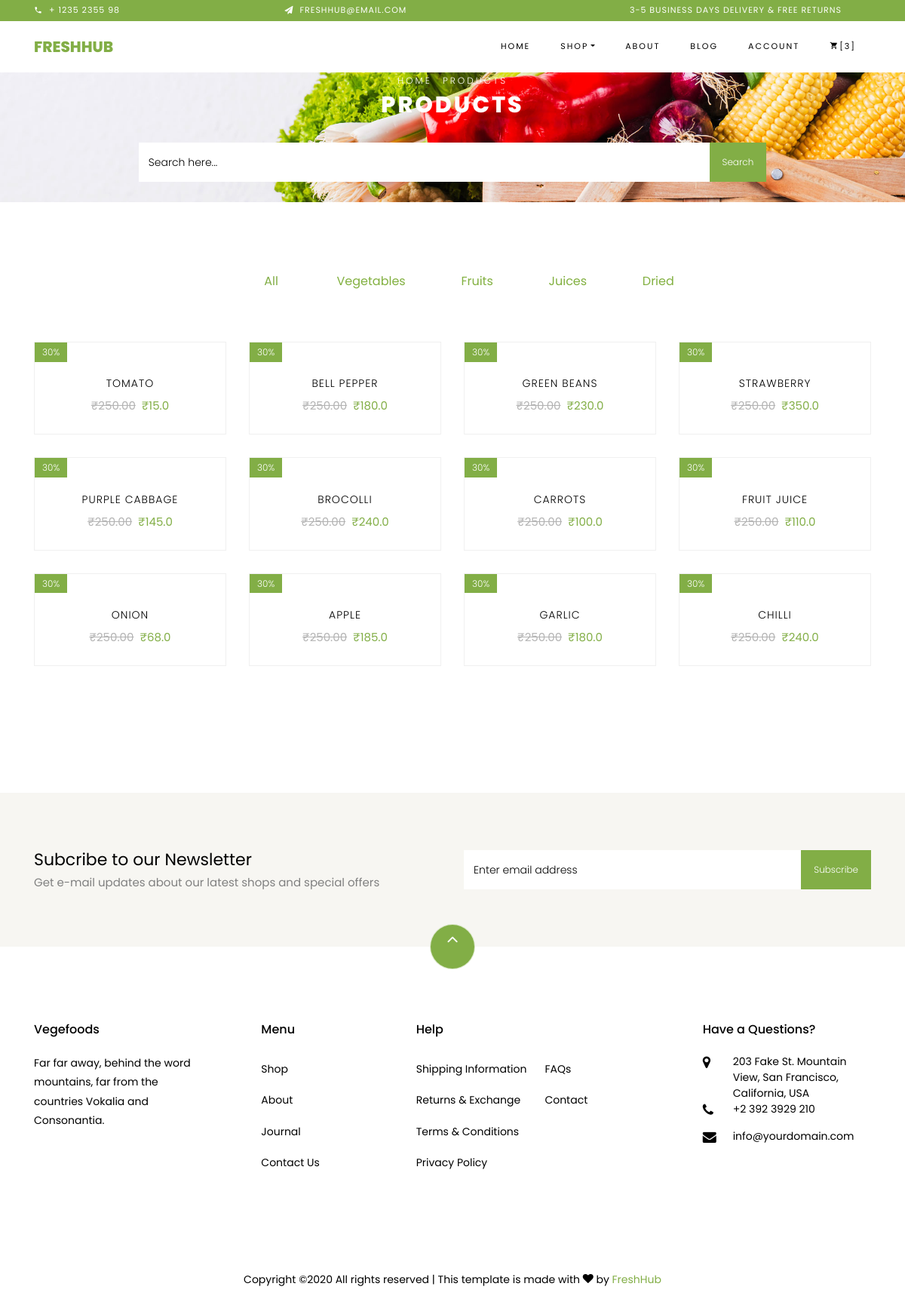
Page /shop on the committed database.
### onlinefoods/models.py (models this page shows)
class category(models.Model):
    cname = models.CharField(max_length=100)
    cimage = models.ImageField(null=True)

class product(models.Model):
    pname = models.CharField(max_length=100)
    category = models.CharField(max_length=100)
    pimage = models.ImageField(null=True)
    price = models.FloatField()
    desc = models.TextField()
    rating = models.IntegerField(default=0)

### onlinefoods/views.py (the view, shortened to what this page needs)
# urls.py: path('shop',views.shop,name='shop'),
def shop(request):
    product_list = product.objects.all()
    c = category.objects.all()
    page = request.GET.get('page', 1)
    paginator = Paginator(product_list, 12)
    try:
        users = paginator.page(page)
    except PageNotAnInteger:
        users = paginator.page(1)
    except EmptyPage:
        users = paginator.page(paginator.num_pages)
    try:
        t = total.objects.get(user=0)
        counts = t.counts
    except total.DoesNotExist:
        counts = 0
    return render(request,'shop.html',{'products':users, 'cat':c, 'counts':counts})

### templates/shop.html (shortened to what this page needs)
<!DOCTYPE html>
{% extends 'base.html' %}
{% load static %}
{% block content %}
  </head>
  <body class="goto-here">
		<div class="py-1 bg-primary">
    	<div class="container">
    		<div class="row no-gutters d-flex align-items-start align-items-center px-md-0">
	    		<div class="col-lg-12 d-block">
		    		<div class="row d-flex">
		    			<div class="col-md pr-4 d-flex topper align-items-center">
					    	<div class="icon mr-2 d-flex justify-content-center align-items-center"><span class="icon-phone2"></span></div>
						    <span class="text">+ 1235 2355 98</span>
					    </div>
					    <div class="col-md pr-4 d-flex topper align-items-center">
					    	<div class="icon mr-2 d-flex justify-content-center align-items-center"><span class="icon-paper-plane"></span></div>
						    <span class="text">FreshHub@email.com</span>
					    </div>
					    <div class="col-md-5 pr-4 d-flex topper align-items-center text-lg-right">
						    <span class="text">3-5 Business days delivery &amp; Free Returns</span>
					    </div>
				    </div>
			    </div>
		    </div>
		  </div>
    </div>
    <nav class="navbar navbar-expand-lg navbar-dark ftco_navbar bg-dark ftco-navbar-light" id="ftco-navbar">
	    <div class="container">
	      <a class="navbar-brand" href="index.html">FreshHub</a>
	      <div class="collapse navbar-collapse" id="ftco-nav">
	        <ul class="navbar-nav ml-auto">
	          <li class="nav-item"><a href="." class="nav-link">Home</a></li>
	          <li class="nav-item active dropdown">
              <a class="nav-link dropdown-toggle" href="#" id="dropdown04" data-toggle="dropdown" aria-haspopup="true" aria-expanded="false">Shop</a>
            </li>
	          <li class="nav-item"><a href="about" class="nav-link">About</a></li>
	          <li class="nav-item"><a href="#" class="nav-link">Blog</a></li>
	          <li class="nav-item"><a href="account" class="nav-link">Account</a></li>
	          <li class="nav-item cta cta-colored"><a href="cart" class="nav-link"><span class="icon-shopping_cart"></span>[<span id="counts">{{counts}}</span>]</a></li>
	        </ul>
	      </div>
	    </div>
	  </nav>
    <div class="hero-wrap" style="background-image: url({% static 'images/bg_1.jpg' %});">
      <div class="container">
        <div class="row no-gutters slider-text align-items-center justify-content-center">
          <div class="col-md-9 ftco-animate text-center">
          	<p class="breadcrumbs"><span class="mr-2"><a href=".">Home</a></span> <span >Products</span></p>
            <h1 class="mb-0 bread" >Products</h1><br>
            <form action="shop" method="post" class="subscribe-form">{% csrf_token %}
              <div class="form-group d-flex">
                <input name="srch" type="text" value="{{value}}" class="form-control" placeholder="Search here...">
                <input type="submit" value="Search" class="submit px-3">
              </div>
            </form>
<br>
          </div>
        </div>
      </div>
    </div>
    <section class="ftco-section">
    	<div class="container">
    		<div class="row justify-content-center">
    			<div class="col-md-10 mb-5 text-center">
    				<ul class="product-category">
                        <form action="shop" method="post" class="subscribe-form">{% csrf_token %}
    					<li><a href="shop" >All</a></li>
                        {% if cat %}
						{% for i in cat %}
                        <li>&nbsp;&nbsp; </li>
                        <li>&nbsp;&nbsp; </li>
                        <li>&nbsp;&nbsp; </li>
                        <li><input name="srch"  class="submit px-3 nocat" type="submit" value="{{i.cname}}" ></li>
						{% endfor %}
						{% endif %}
                            </form>
    				</ul>
    			</div>
    		</div>
    		<div class="row">
				{% for i in products %}
    			<div class="col-md-6 col-lg-3 ftco-animate">
    				<div class="product">
    					<a href="{% url 'single_pro'  i.id %}"  class="img-prod"><img  class="img-fluid" src="{{i.pimage.url}}" alt="Colorlib Template">
    						<span class="status">30%</span>
    					</a>
    					<div class="text py-3 pb-4 px-3 text-center">
    						<h3><a id="single_name{{i.id}}" class="sng_name" data-catid="{{i.id}}">{{i.pname}}</a></h3>
    						<div class="d-flex">
    							<div class="pricing">
		    						<p class="price"><span class="mr-2 price-dc">₹250.00</span><span class="price-sale">₹{{i.price}}</span></p>
		    					</div>
	    					</div>
    					</div>
    				</div>
    			</div>
				{% endfor %}
    		</div>
    	</div>
    </section>
		<section class="ftco-section ftco-no-pt ftco-no-pb py-5 bg-light">
      <div class="container py-4">
        <div class="row d-flex justify-content-center py-5">
          <div class="col-md-6">
          	<h2 style="font-size: 22px;" class="mb-0">Subcribe to our Newsletter</h2>
          	<span>Get e-mail updates about our latest shops and special offers</span>
          </div>
          <div class="col-md-6 d-flex align-items-center">
            <form action="#" class="subscribe-form">
              <div class="form-group d-flex">
                <input type="text" class="form-control" placeholder="Enter email address">
                <input type="submit" value="Subscribe" class="submit px-3">
              </div>
            </form>
          </div>
        </div>
      </div>
    </section>
    <footer class="ftco-footer ftco-section">
      <div class="container">
      	<div class="row">
      		<div class="mouse">
						<a href="#" class="mouse-icon">
							<div class="mouse-wheel"><span class="ion-ios-arrow-up"></span></div>
						</a>
					</div>
      	</div>
        <div class="row mb-5">
          <div class="col-md">
            <div class="ftco-footer-widget mb-4">
              <h2 class="ftco-heading-2">Vegefoods</h2>
              <p>Far far away, behind the word mountains, far from the countries Vokalia and Consonantia.</p>
              <ul class="ftco-footer-social list-unstyled float-md-left float-lft mt-5">
              </ul>
            </div>
          </div>
          <div class="col-md">
            <div class="ftco-footer-widget mb-4 ml-md-5">
              <h2 class="ftco-heading-2">Menu</h2>
              <ul class="list-unstyled">
                <li><a href="#" class="py-2 d-block">Shop</a></li>
                <li><a href="#" class="py-2 d-block">About</a></li>
                <li><a href="#" class="py-2 d-block">Journal</a></li>
                <li><a href="#" class="py-2 d-block">Contact Us</a></li>
              </ul>
            </div>
          </div>
          <div class="col-md-4">
             <div class="ftco-footer-widget mb-4">
              <h2 class="ftco-heading-2">Help</h2>
              <div class="d-flex">
	              <ul class="list-unstyled mr-l-5 pr-l-3 mr-4">
	                <li><a href="#" class="py-2 d-block">Shipping Information</a></li>
	                <li><a href="#" class="py-2 d-block">Returns &amp; Exchange</a></li>
	                <li><a href="#" class="py-2 d-block">Terms &amp; Conditions</a></li>
	                <li><a href="#" class="py-2 d-block">Privacy Policy</a></li>
	              </ul>
	              <ul class="list-unstyled">
	                <li><a href="#" class="py-2 d-block">FAQs</a></li>
	                <li><a href="#" class="py-2 d-block">Contact</a></li>
	              </ul>
	            </div>
            </div>
          </div>
          <div class="col-md">
            <div class="ftco-footer-widget mb-4">
            	<h2 class="ftco-heading-2">Have a Questions?</h2>
            	<div class="block-23 mb-3">
	              <ul>
	                <li><span class="icon icon-map-marker"></span><span class="text">203 Fake St. Mountain View, San Francisco, California, USA</span></li>
	                <li><a href="#"><span class="icon icon-phone"></span><span class="text">+2 392 3929 210</span></a></li>
	                <li><a href="#"><span class="icon icon-envelope"></span><span class="text">info@yourdomain.com</span></a></li>
	              </ul>
	            </div>
            </div>
          </div>
        </div>
        <div class="row">
          <div class="col-md-12 text-center">
            <p>
						  Copyright &copy;<script>document.write(new Date().getFullYear());</script> All rights reserved | This template is made with <i class="icon-heart color-danger" aria-hidden="true"></i> by <a href="#" target="_blank">FreshHub</a>
						</p>
          </div>
        </div>
      </div>
    </footer>
      {% endblock %}

### templates/base.html (shortened to what this page needs)
<!DOCTYPE html>
{% load static %}
<html lang="en">
<head>
    <link rel="stylesheet" href="{% static '/css/open-iconic-bootstrap.min.css' %}">
    <link rel="stylesheet" href="{% static '/css/animate.css' %}">
    <link rel="stylesheet" href="{% static '/css/owl.carousel.min.css' %}">
    <link rel="stylesheet" href="{% static '/css/owl.theme.default.min.css' %}">
    <link rel="stylesheet" href="{% static '/css/magnific-popup.css' %}">
    <link rel="stylesheet" href="{% static '/css/aos.css' %}">
    <link rel="stylesheet" href="{% static '/css/ionicons.min.css' %}">
    <link rel="stylesheet" href="{% static '/css/bootstrap-datepicker.css' %}">
    <link rel="stylesheet" href="{% static '/css/jquery.timepicker.css' %}">
    <link rel="stylesheet" href="{% static '/css/flaticon.css' %}">
    <link rel="stylesheet" href="{% static '/css/icomoon.css' %}">
    <link rel="stylesheet" href="{% static '/css/style.css' %}">
    {% block content%}{% endblock%}
</body>
</html>

### static/css/icomoon.css (style rules this page uses)
[class^="icon-"], [class*=" icon-"] { font-family: 'icomoon' !important; speak: none; font-style: normal; font-weight: normal; font-variant: normal; text-transform: none; line-height: 1; -webkit-font-smoothing: antialiased; -moz-osx-font-smoothing: grayscale; }
.icon-heart:before { content: "\f004"; }
.icon-map-marker:before { content: "\f041"; }
.icon-phone:before { content: "\f095"; }
.icon-envelope:before { content: "\f0e0"; }
.icon-paper-plane:before { content: "\f1d8"; }
.icon-phone2:before { content: "\e0cd"; }
.icon-shopping_cart:before { content: "\e8cc"; }

### templates/shop.html (style rules this page uses)
.nocat { background-color: white; border: none; color: #82B040; cursor: pointer; border-radius: 5px; }

### rows in the picture
category: srch "Vegetables"
category: srch "Fruits"
category: srch "Juices"
category: srch "Dried"
product: pname "TOMATO", price "15.0"
product: pname "BELL PEPPER", price "180.0"
product: pname "GREEN BEANS", price "230.0"
product: pname "STRAWBERRY", price "350.0"
product: pname "PURPLE CABBAGE", price "145.0"
product: pname "BROCOLLI", price "240.0"
product: pname "CARROTS", price "100.0"
product: pname "FRUIT JUICE", price "110.0"
product: pname "ONION", price "68.0"
product: pname "APPLE", price "185.0"
product: pname "GARLIC", price "180.0"
product: pname "CHILLI", price "240.0"

### other values in the picture
{{ counts }} "3"
